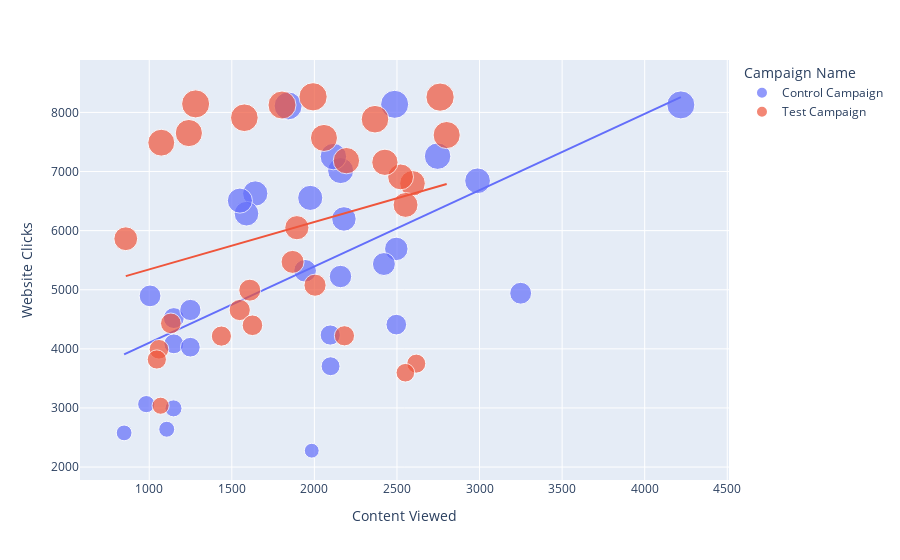

Write notebook code for a chart like this one.
### Markdown cell above
### First look at the relationship between the number of website clicks and content viewed from both campaigns

### Code cell
fig = px.scatter(data_frame = ab_data,
                x='Content Viewed',
                y='Website Clicks',
                size='Website Clicks',
                color='Campaign Name',
                trendline='ols')
fig.show()

### Figure 1 — Plotly figure (JSON) as saved in the notebook; plotly's stock layout.template omitted (floating-point values rounded to 4 significant figures)
{"data": [{"hovertemplate": "Campaign Name=Control Campaign<br>Content Viewed=%{x}<br>Website Clicks=%{marker.size}<extra></extra>", "legendgroup": "Control Campaign", "marker": {"color": "#636efa", "size": [7016, 2277, 8137, 2993, 6554, 4521, 4896, 5224, 6628, 7253, 3706, 8110, 2578, 5691, 6843, 4410, 4085, 4234, 5435, 4941, 6287, 8127, 6508, 4658, 3065, 5321.0, 4028, 2640, 7260, 6198], "sizemode": "area", "sizeref": 20.66, "symbol": "circle"}, "mode": "markers", "name": "Control Campaign", "orientation": "v", "showlegend": true, "type": "scatter", "x": [2159, 1984, 2486, 1147, 1975, 1149, 1005, 2158, 1642, 2115, 2098, 1841, 848, 2496, 2988, 2496, 1149, 2096, 2421, 3249, 1589, 4219, 1549, 1249, 982, 1944.0, 1249, 1106, 2746, 2179], "xaxis": "x", "y": [7016, 2277, 8137, 2993, 6554, 4521, 4896, 5224, 6628, 7253, 3706, 8110, 2578, 5691, 6843, 4410, 4085, 4234, 5435, 4941, 6287, 8127, 6508, 4658, 3065, 5321.0, 4028, 2640, 7260, 6198], "yaxis": "y"}, {"hovertemplate": "<b>OLS trendline</b><br>Website Clicks = 1.29125 * Content Viewed + 2810.87<br>R<sup>2</sup>=0.326398<br><br>Campaign Name=Control Campaign<br>Content Viewed=%{x}<br>Website Clicks=%{y} <b>(trend)</b><extra></extra>", "legendgroup": "Control Campaign", "marker": {"color": "#636efa", "symbol": "circle"}, "mode": "lines", "name": "Control Campaign", "showlegend": false, "type": "scatter", "x": [848, 982, 1005, 1106, 1147, 1149, 1149, 1249, 1249, 1549, 1589, 1642, 1841, 1944.0, 1975, 1984, 2096, 2098, 2115, 2158, 2159, 2179, 2421, 2486, 2496, 2496, 2746, 2988, 3249, 4219], "xaxis": "x", "y": [3906.0, 4079.0, 4109.0, 4239.0, 4292.0, 4295.0, 4295.0, 4424.0, 4424.0, 4811.0, 4863.0, 4931.0, 5188.0, 5321.0, 5361.0, 5373.0, 5517.0, 5520.0, 5542.0, 5597.0, 5599.0, 5625.0, 5937.0, 6021.0, 6034.0, 6034.0, 6357.0, 6669.0, 7006.0, 8259.0], "yaxis": "y"}, {"hovertemplate": "Campaign Name=Test Campaign<br>Content Viewed=%{x}<br>Website Clicks=%{marker.size}<extra></extra>", "legendgroup": "Test Campaign", "marker": {"color": "#EF553B", "size": [3038, 8125, 3750, 8264, 7568, 3993, 4993, 6800, 7910, 6909, 7617, 4657, 6050, 5471, 4431, 5077, 7156, 3596, 3820, 6435, 8144, 7651, 7885, 4399, 4216, 5863, 7488, 4221, 7184, 8259], "sizemode": "area", "sizeref": 20.66, "symbol": "circle"}, "mode": "markers", "name": "Test Campaign", "orientation": "v", "showlegend": true, "type": "scatter", "x": [1069, 1804, 2617, 1992, 2058, 1059, 1609, 2594, 1576, 2522, 2801, 1548, 1894, 1868, 1131, 2004, 2427, 2551, 1046, 2552, 1281, 1240, 2367, 1625, 1437, 858, 1073, 2182, 2194, 2761], "xaxis": "x", "y": [3038, 8125, 3750, 8264, 7568, 3993, 4993, 6800, 7910, 6909, 7617, 4657, 6050, 5471, 4431, 5077, 7156, 3596, 3820, 6435, 8144, 7651, 7885, 4399, 4216, 5863, 7488, 4221, 7184, 8259], "yaxis": "y"}, {"hovertemplate": "<b>OLS trendline</b><br>Website Clicks = 0.801598 * Content Viewed + 4542.96<br>R<sup>2</sup>=0.078623<br><br>Campaign Name=Test Campaign<br>Content Viewed=%{x}<br>Website Clicks=%{y} <b>(trend)</b><extra></extra>", "legendgroup": "Test Campaign", "marker": {"color": "#EF553B", "symbol": "circle"}, "mode": "lines", "name": "Test Campaign", "showlegend": false, "type": "scatter", "x": [858, 1046, 1059, 1069, 1073, 1131, 1240, 1281, 1437, 1548, 1576, 1609, 1625, 1804, 1868, 1894, 1992, 2004, 2058, 2182, 2194, 2367, 2427, 2522, 2551, 2552, 2594, 2617, 2761, 2801], "xaxis": "x", "y": [5231.0, 5381.0, 5392.0, 5400.0, 5403.0, 5450.0, 5537.0, 5570.0, 5695.0, 5784.0, 5806.0, 5833.0, 5846.0, 5989.0, 6040.0, 6061.0, 6140.0, 6149.0, 6193.0, 6292.0, 6302.0, 6440.0, 6488.0, 6565.0, 6588.0, 6589.0, 6622.0, 6641.0, 6756.0, 6788.0], "yaxis": "y"}], "layout": {"legend": {"itemsizing": "constant", "title": {"text": "Campaign Name"}, "tracegroupgap": 0}, "margin": {"t": 60}, "xaxis": {"anchor": "y", "domain": [0, 1], "title": {"text": "Content Viewed"}}, "yaxis": {"anchor": "x", "domain": [0, 1], "title": {"text": "Website Clicks"}}}}
